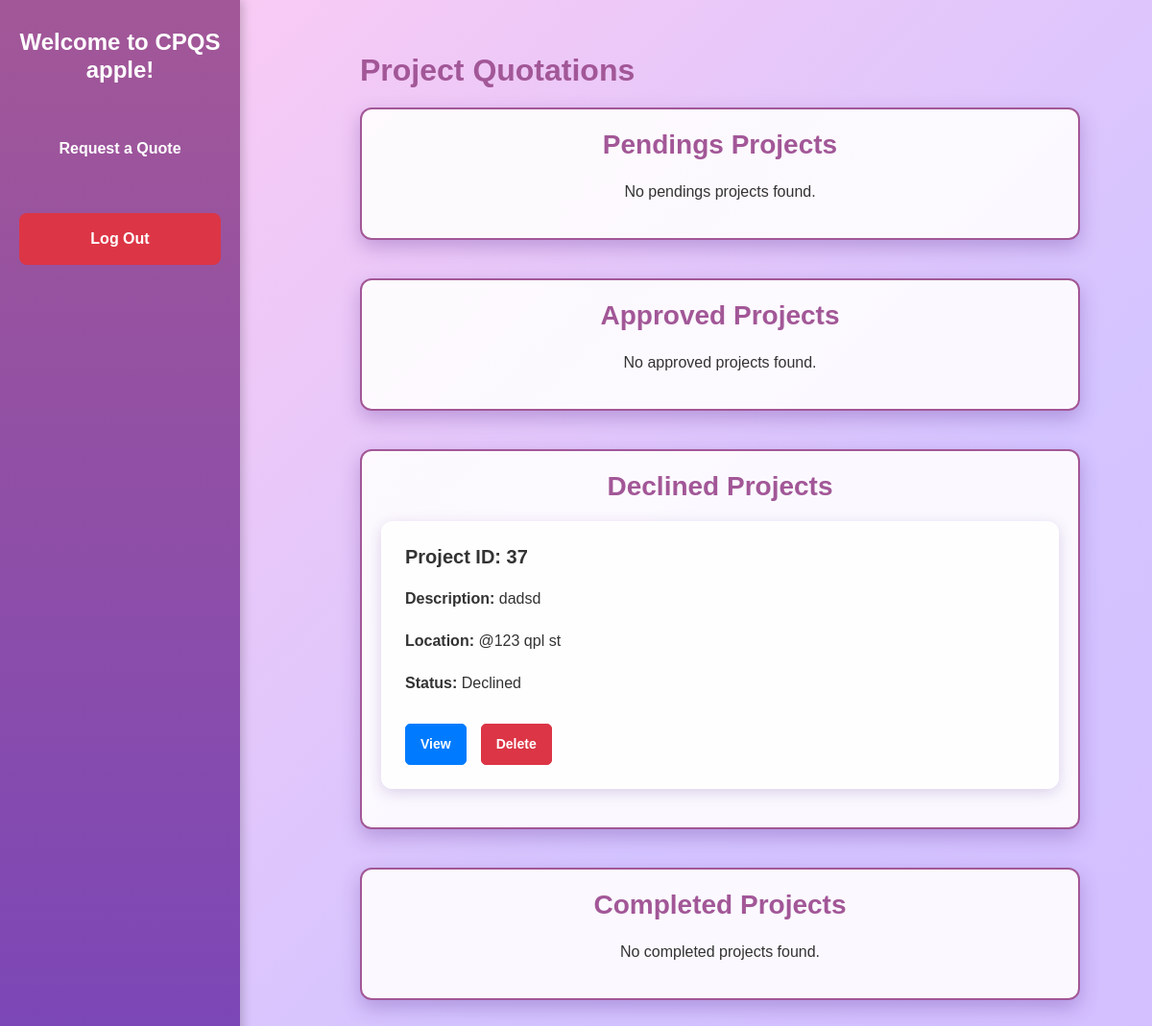
The page /project_list/ (signed in) on the database as committed earlier.
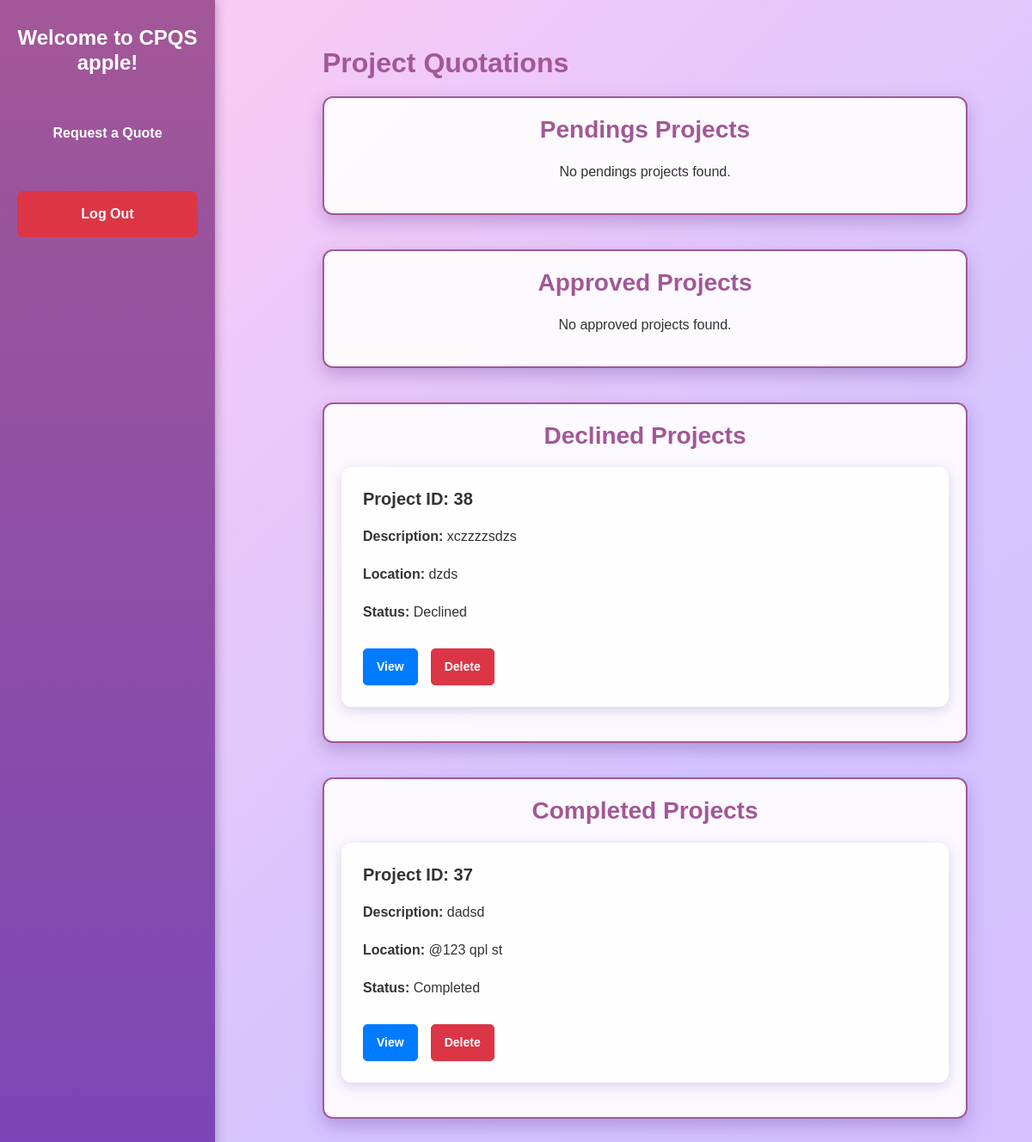
The same page on the database as committed later.
### quotations/models.py (models this page shows, shortened)
class Project(models.Model):
    STATUS_CHOICES = [
        ("Pending", "Pending"),
        ("Approved", "Approved"),
        ("Declined", "Declined"),
        ("Completed", "Completed"),
    ]
    name = models.CharField(max_length=100)
    area_size = models.DecimalField(max_digits=10, decimal_places=2, default=0)
    description = models.TextField()  # Changed to TextField for longer descriptions
    location = models.CharField(max_length=100)
    start_date = models.DateField(blank=True, null=True)
    end_date = models.DateField(blank=True, null=True)
    user = models.ForeignKey(User, on_delete=models.CASCADE, related_name="projects")
    status = models.CharField(
        max_length=20, choices=STATUS_CHOICES, default="Pending", blank=True, null=True
    )
    created_at = models.DateTimeField(auto_now_add=True)
    updated_at = models.DateTimeField(auto_now=True)
    approved_by_user = models.BooleanField(default=False)
    approved_by_admin = models.ForeignKey(
        User, null=True, blank=True, related_name="approved_projects", on_delete=models.SET_NULL
    )
    declined_by_admin = models.ForeignKey(
        User, null=True, blank=True, related_name="declined_projects", on_delete=models.SET_NULL
    )
    declined_by_user = models.BooleanField(default=False)

### quotations/views.py (the view)
# urls.py: path("project_list/", views.project_list, name="project_list"),
@login_required
def project_list(request):
    if is_superuser(request.user):
        projects = {
            "pendings": Project.objects.filter(status="Pending"),
            "approved": Project.objects.filter(status="Approved"),
            "declined": Project.objects.filter(status="Declined"),
            "completed": Project.objects.filter(status="Completed"),
        }
    else:
        projects = {
            "pendings": Project.objects.filter(status="Pending", user=request.user),
            "approved": Project.objects.filter(status="Approved", user=request.user),
            "declined": Project.objects.filter(status="Declined", user=request.user),
            "completed": Project.objects.filter(status="Completed", user=request.user),
        }
    return render(request, "project_list.html", {"projects": projects})

### quotations/views.py (called while the page is built)
def is_superuser(user):
    return user.is_superuser

### templates/project_list.html (shortened to what this page needs)
{% extends "quotations/base.html" %}
{% load static %}
{% block content %}
<div class="sidebar">
    <h4>Welcome to CPQS {{ user.get_username }}!</h4>
    {% if user.is_superuser %}
        <a href="{% url 'create_quotation' %}">Create a Quote</a>
    {% else %}
        <a href="{% url 'create_quotation' %}">Request a Quote</a>
    {% endif %}
    <form action="{% url 'logout' %}" method="post">
        <button type="submit" class="btn btn-logout">Log Out</button>
    </form>
</div>
<div class="content">
    <h2>Project Quotations</h2>
    {% for status, projects_list in projects.items %}
        <div class="project-category">
            <h3>{{ status|capfirst }} Projects</h3>
            {% if projects_list %}
                <div class="card-container">
                    {% for project in projects_list %}
                        <div class="card">
                            <h5>Project ID: {{ project.id }}</h5>
                            <p><strong>Description:</strong> {{ project.description }}</p>
                            <p><strong>Location:</strong> {{ project.location }}</p>
                            <p><strong>Status:</strong> {{ project.status }}</p>
                            <div class="card-actions">
                                <a href="{% url 'project_detail' project.id %}" class="btn btn-primary">View</a>
                                <a href="{% url 'project_delete' project.id %}" class="btn btn-danger">Delete</a>
                            </div>
                        </div>
                    {% endfor %}
                </div>
            {% else %}
                <p class="no-projects text-center">No {{ status }} projects found.</p>
            {% endif %}
        </div>
    {% endfor %}
</div>
{% endblock %}

Rows that differ between the two databases and show on the page:
added Project: id "38", description "xczzzzsdzs", location "dzds", status "Declined"
changed Project "dadsd": moves from the list under "Declined" to the list under "Completed"
Other text that changed with them:
new list line: "Completed Projects"
list line gone: "Completed Projects No completed projects found."
